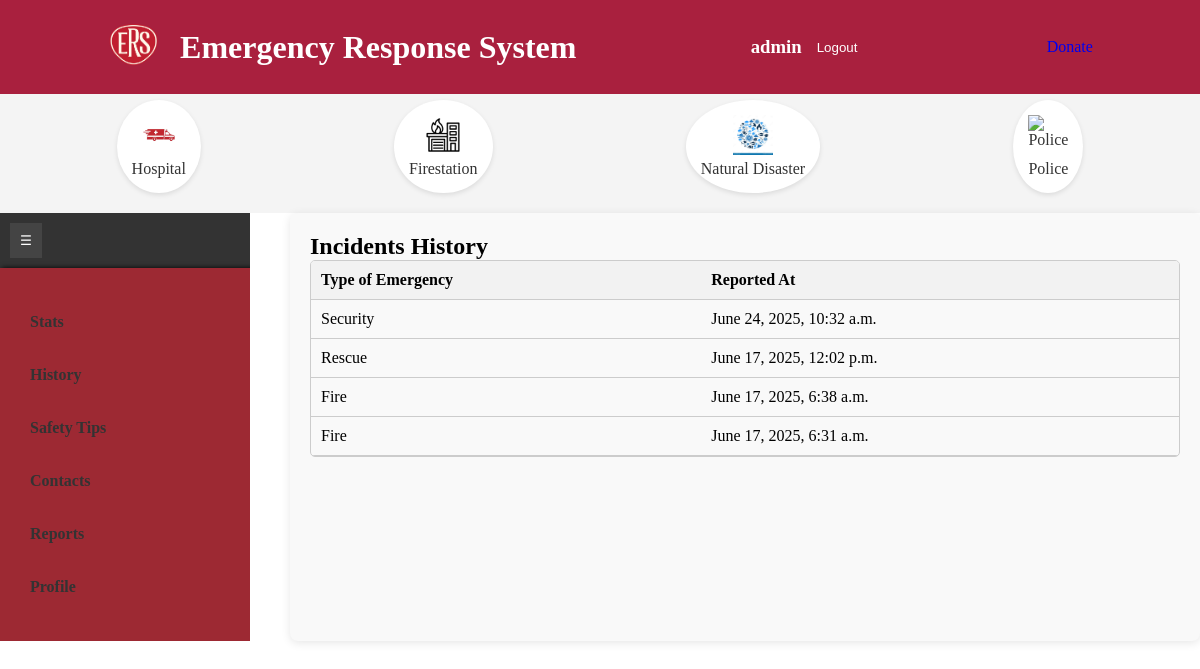
Before: /history/ (signed in) with the older database file.
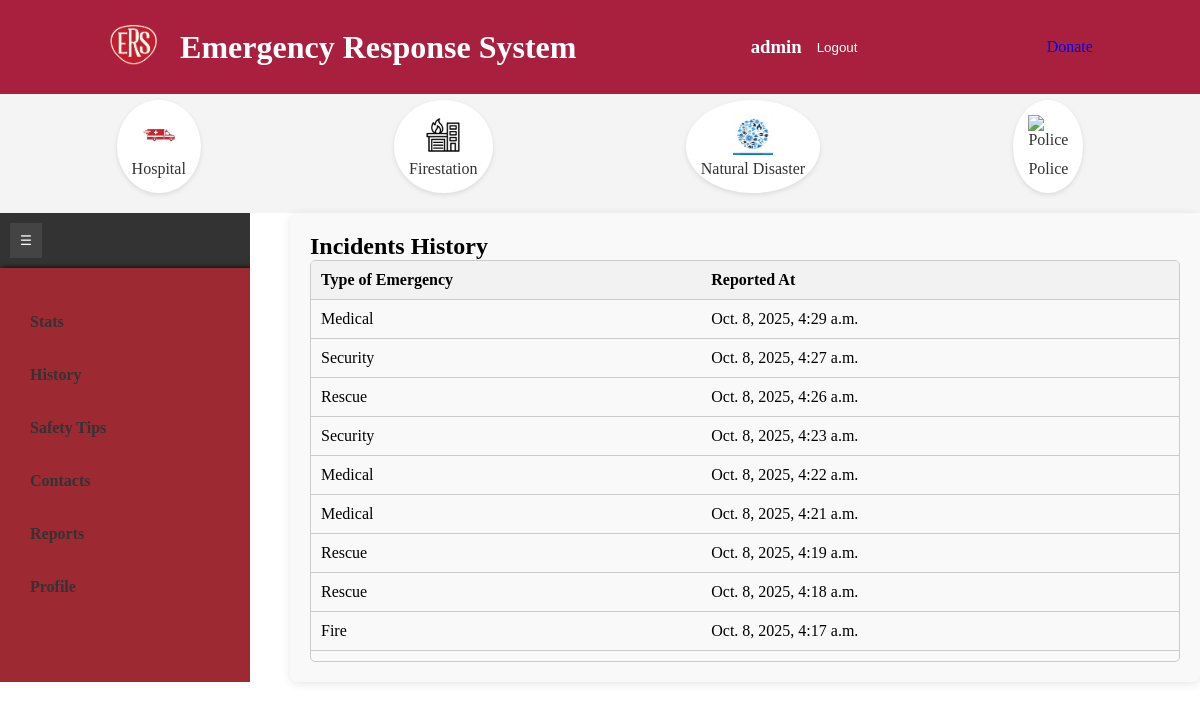
After: the same page with the newer database file.
### sos/models.py (models this page shows, shortened)
class Emergency(models.Model):
    LOCATION_CHOICES = (
        ('location_1', 'Thika Town'),
        ('location_2', 'Bidco'),
        ('location_3', 'Runda'),
        ('location_4', 'Starehe'),
        ('location_5', 'MKU'),
        ('location_6', 'Thika Level 5'),
        ('location_7', 'Kiandutu'),
        ('location_8', 'Biafra'),
    )
    STATUS_CHOICES = (
        ('reported', 'Reported'),
        ('dispatched', 'Dispatched'),
        ('on_seen', 'On Seen'),
        ('resolved', 'Resolved'),
        ('cancelled', 'Cancelled'),
    )
    emergency_type = models.ForeignKey(EmergencyType, on_delete=models.CASCADE)
    reported_by = models.ForeignKey(User, on_delete=models.CASCADE)
    description = models.TextField(blank=True)
    reported_at = models.DateTimeField(auto_now_add=True)
    resolved_at = models.DateTimeField(blank=True, null=True)
    assigned_team = models.ForeignKey(
        'ResponseTeam',
        on_delete=models.SET_NULL,
        null=True,
        blank=True,
        related_name='assigned_emergencies'
    )
    location = models.CharField(max_length=20, choices=LOCATION_CHOICES, default='location_1', help_text="Select the location of the emergency")
    status = models.CharField(max_length=20, choices=STATUS_CHOICES, default='reported')
    class Meta:
        ordering = ['-reported_at']
        verbose_name = 'Emergency Report'
        verbose_name_plural = 'Emergency Reports'

class EmergencyType(models.Model):
    name = models.CharField(max_length=255, unique=True, help_text="Fire, Medical, Security")
    description = models.TextField(blank=True, null=True)
    def __str__(self):
        return self.name

### sos/views.py (the view)
# urls.py: path('history/', views.history, name ='history'),
@login_required
def history(request):
    incidents = Emergency.objects.all()
    context ={
        'incidents':incidents,
    }
    return render(request, 'history/history.html', context)

### sos/templates/history/history.html (shortened to what this page needs)
{% extends 'index.html' %}
{% load static %}
{% block content %}
{% include 'components/float_buttons.html' %}
<div class="container">
  <nav class='navigation-bar'>
    <button class="toggle-button" onclick="toggleNav()">☰</button>
    {% include 'components/aside.html' %}
</nav>
  <div class="main-content">
    <h2>Incidents History</h2>
    {% if incidents %}
      <div class="table-container">
        <table class="table">
          <thead>
            <tr>
              <th>Type of Emergency</th>
              <th>Reported At</th>
            </tr>
          </thead>
          <tbody>
            {% for incident in incidents %}
              <tr>
                <td>{{ incident.emergency_type }}</td>
                <td>{{ incident.reported_at }}</td>
              </tr>
            {% endfor %}
          </tbody>
        </table>
      </div>
    {% else %}
      <p>No incidents reported yet.</p>
    {% endif %}
  </div>
</div>
{% endblock %}

Changed rows visible on the page:
no longer on this page (row unchanged): Emergency: emergency_type "Security", reported_at "June 24, 2025, 10:32 a.m."
no longer on this page (row unchanged): Emergency: emergency_type "Rescue", reported_at "June 17, 2025, 12:02 p.m."
no longer on this page (row unchanged): Emergency: emergency_type "Fire", reported_at "June 17, 2025, 6:38 a.m."
no longer on this page (row unchanged): Emergency: emergency_type "Fire", reported_at "June 17, 2025, 6:31 a.m."
added Emergency: emergency_type "Medical", reported_at "Oct. 8, 2025, 4:29 a.m."
added Emergency: emergency_type "Security", reported_at "Oct. 8, 2025, 4:27 a.m."
added Emergency: emergency_type "Rescue", reported_at "Oct. 8, 2025, 4:26 a.m."
added Emergency: emergency_type "Security", reported_at "Oct. 8, 2025, 4:23 a.m."
added Emergency: emergency_type "Medical", reported_at "Oct. 8, 2025, 4:22 a.m."
added Emergency: emergency_type "Medical", reported_at "Oct. 8, 2025, 4:21 a.m."
added Emergency: emergency_type "Rescue", reported_at "Oct. 8, 2025, 4:19 a.m."
added Emergency: emergency_type "Rescue", reported_at "Oct. 8, 2025, 4:18 a.m."
added Emergency: emergency_type "Fire", reported_at "Oct. 8, 2025, 4:17 a.m."
